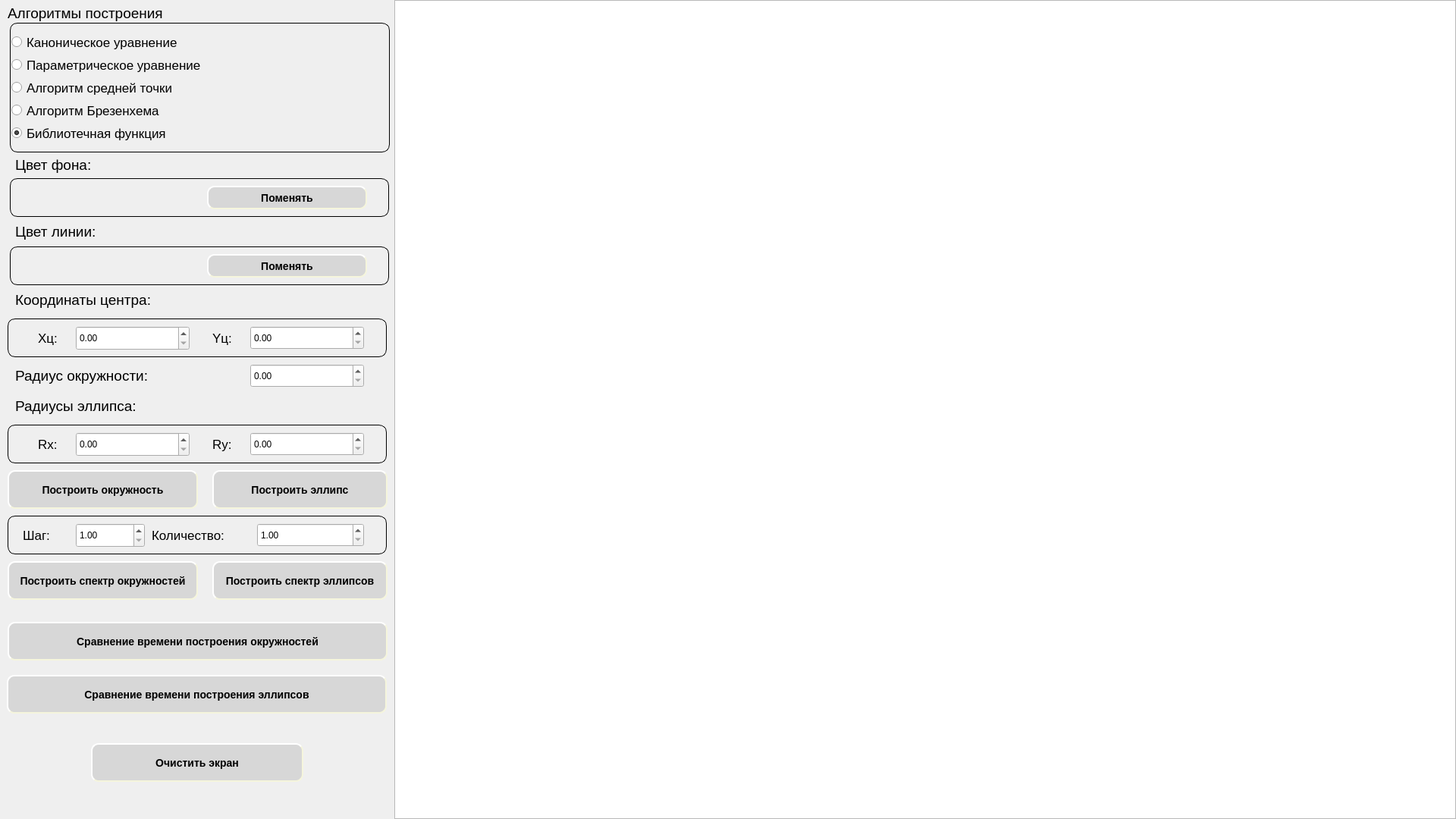
<?xml version="1.0" encoding="UTF-8"?>
<ui version="4.0">
 <class>MainWindow</class>
 <widget class="QMainWindow" name="MainWindow">
  <property name="geometry">
   <rect>
    <x>0</x>
    <y>0</y>
    <width>1920</width>
    <height>1080</height>
   </rect>
  </property>
  <property name="windowTitle">
   <string>MainWindow</string>
  </property>
  <widget class="QWidget" name="centralwidget">
   <widget class="QGroupBox" name="groupBox">
    <property name="geometry">
     <rect>
      <x>13</x>
      <y>30</y>
      <width>501</width>
      <height>171</height>
     </rect>
    </property>
    <property name="styleSheet">
     <string notr="true">.QGroupBox{
	border: 1px solid; 
	border-radius: 10px;
}</string>
    </property>
    <property name="title">
     <string/>
    </property>
    <widget class="QRadioButton" name="radioButton">
     <property name="geometry">
      <rect>
       <x>2</x>
       <y>10</y>
       <width>500</width>
       <height>31</height>
      </rect>
     </property>
     <property name="font">
      <font>
       <pointsize>13</pointsize>
      </font>
     </property>
     <property name="text">
      <string>Каноническое уравнение</string>
     </property>
     <property name="checked">
      <bool>false</bool>
     </property>
    </widget>
    <widget class="QRadioButton" name="radioButton_2">
     <property name="geometry">
      <rect>
       <x>2</x>
       <y>40</y>
       <width>500</width>
       <height>31</height>
      </rect>
     </property>
     <property name="font">
      <font>
       <pointsize>13</pointsize>
      </font>
     </property>
     <property name="text">
      <string>Параметрическое уравнение</string>
     </property>
    </widget>
    <widget class="QRadioButton" name="radioButton_3">
     <property name="geometry">
      <rect>
       <x>2</x>
       <y>70</y>
       <width>500</width>
       <height>31</height>
      </rect>
     </property>
     <property name="font">
      <font>
       <pointsize>13</pointsize>
      </font>
     </property>
     <property name="text">
      <string>Алгоритм средней точки</string>
     </property>
    </widget>
    <widget class="QRadioButton" name="radioButton_4">
     <property name="geometry">
      <rect>
       <x>2</x>
       <y>100</y>
       <width>500</width>
       <height>31</height>
      </rect>
     </property>
     <property name="font">
      <font>
       <pointsize>13</pointsize>
      </font>
     </property>
     <property name="text">
      <string>Алгоритм Брезенхема</string>
     </property>
    </widget>
    <widget class="QRadioButton" name="radioButton_6">
     <property name="geometry">
      <rect>
       <x>2</x>
       <y>130</y>
       <width>500</width>
       <height>31</height>
      </rect>
     </property>
     <property name="font">
      <font>
       <pointsize>13</pointsize>
      </font>
     </property>
     <property name="text">
      <string>Библиотечная функция</string>
     </property>
     <property name="checked">
      <bool>true</bool>
     </property>
    </widget>
   </widget>
   <widget class="QLabel" name="label">
    <property name="geometry">
     <rect>
      <x>10</x>
      <y>2</y>
      <width>381</width>
      <height>31</height>
     </rect>
    </property>
    <property name="font">
     <font>
      <pointsize>14</pointsize>
     </font>
    </property>
    <property name="text">
     <string>Алгоритмы построения</string>
    </property>
   </widget>
   <widget class="QGraphicsView" name="graphicsView">
    <property name="geometry">
     <rect>
      <x>520</x>
      <y>0</y>
      <width>1400</width>
      <height>1080</height>
     </rect>
    </property>
   </widget>
   <widget class="QGroupBox" name="groupBox_2">
    <property name="geometry">
     <rect>
      <x>13</x>
      <y>235</y>
      <width>500</width>
      <height>51</height>
     </rect>
    </property>
    <property name="styleSheet">
     <string notr="true">.QGroupBox{
	border: 1px solid; 
	border-radius: 10px;
}
</string>
    </property>
    <property name="title">
     <string/>
    </property>
    <widget class="QWidget" name="widget_back" native="true">
     <property name="geometry">
      <rect>
       <x>10</x>
       <y>10</y>
       <width>201</width>
       <height>31</height>
      </rect>
     </property>
     <property name="autoFillBackground">
      <bool>false</bool>
     </property>
    </widget>
    <widget class="QPushButton" name="btn_back_color">
     <property name="geometry">
      <rect>
       <x>260</x>
       <y>10</y>
       <width>211</width>
       <height>31</height>
      </rect>
     </property>
     <property name="styleSheet">
      <string notr="true">QPushButton {
    background-color: rgb(215,215,215);
    border-style: outset;
    border-width: 2px;
    border-radius: 10px;
    border-color: beige;
    font: bold 14px;
    min-width: 10em;
    padding: 6px;
}
QPushButton:pressed {
    background-color: rgb(205,205,205);
    border-style: inset;
}</string>
     </property>
     <property name="text">
      <string>Поменять</string>
     </property>
    </widget>
   </widget>
   <widget class="QGroupBox" name="groupBox_4">
    <property name="geometry">
     <rect>
      <x>13</x>
      <y>325</y>
      <width>500</width>
      <height>51</height>
     </rect>
    </property>
    <property name="styleSheet">
     <string notr="true">.QGroupBox{
	border: 1px solid; 
	border-radius: 10px;
}
</string>
    </property>
    <property name="title">
     <string/>
    </property>
    <widget class="QWidget" name="widget_line" native="true">
     <property name="geometry">
      <rect>
       <x>10</x>
       <y>10</y>
       <width>201</width>
       <height>31</height>
      </rect>
     </property>
     <property name="autoFillBackground">
      <bool>false</bool>
     </property>
    </widget>
    <widget class="QPushButton" name="btn_line_color">
     <property name="geometry">
      <rect>
       <x>260</x>
       <y>10</y>
       <width>211</width>
       <height>31</height>
      </rect>
     </property>
     <property name="styleSheet">
      <string notr="true">QPushButton {
    background-color: rgb(215,215,215);
    border-style: outset;
    border-width: 2px;
    border-radius: 10px;
    border-color: beige;
    font: bold 14px;
    min-width: 10em;
    padding: 6px;
}
QPushButton:pressed {
    background-color: rgb(205,205,205);
    border-style: inset;
}</string>
     </property>
     <property name="text">
      <string>Поменять</string>
     </property>
    </widget>
   </widget>
   <widget class="QLabel" name="label_2">
    <property name="geometry">
     <rect>
      <x>20</x>
      <y>202</y>
      <width>491</width>
      <height>31</height>
     </rect>
    </property>
    <property name="font">
     <font>
      <pointsize>14</pointsize>
     </font>
    </property>
    <property name="text">
     <string>Цвет фона:</string>
    </property>
   </widget>
   <widget class="QLabel" name="label_3">
    <property name="geometry">
     <rect>
      <x>20</x>
      <y>290</y>
      <width>491</width>
      <height>31</height>
     </rect>
    </property>
    <property name="font">
     <font>
      <pointsize>14</pointsize>
     </font>
    </property>
    <property name="text">
     <string>Цвет линии:</string>
    </property>
   </widget>
   <widget class="QGroupBox" name="groupBox_3">
    <property name="geometry">
     <rect>
      <x>10</x>
      <y>420</y>
      <width>500</width>
      <height>51</height>
     </rect>
    </property>
    <property name="styleSheet">
     <string notr="true">.QGroupBox{
	border: 1px solid; 
	border-radius: 10px;
}
</string>
    </property>
    <property name="title">
     <string/>
    </property>
    <widget class="QDoubleSpinBox" name="y_center">
     <property name="geometry">
      <rect>
       <x>320</x>
       <y>10</y>
       <width>150</width>
       <height>31</height>
      </rect>
     </property>
     <property name="minimum">
      <double>0.000000000000000</double>
     </property>
     <property name="maximum">
      <double>1080.000000000000000</double>
     </property>
    </widget>
    <widget class="QDoubleSpinBox" name="x_center">
     <property name="geometry">
      <rect>
       <x>90</x>
       <y>10</y>
       <width>150</width>
       <height>32</height>
      </rect>
     </property>
     <property name="maximum">
      <double>1400.000000000000000</double>
     </property>
    </widget>
    <widget class="QLabel" name="label_4">
     <property name="geometry">
      <rect>
       <x>270</x>
       <y>10</y>
       <width>51</width>
       <height>31</height>
      </rect>
     </property>
     <property name="font">
      <font>
       <pointsize>13</pointsize>
      </font>
     </property>
     <property name="text">
      <string>Yц:</string>
     </property>
    </widget>
    <widget class="QLabel" name="label_5">
     <property name="geometry">
      <rect>
       <x>40</x>
       <y>10</y>
       <width>51</width>
       <height>31</height>
      </rect>
     </property>
     <property name="font">
      <font>
       <pointsize>13</pointsize>
      </font>
     </property>
     <property name="text">
      <string>Xц:</string>
     </property>
    </widget>
   </widget>
   <widget class="QLabel" name="label_6">
    <property name="geometry">
     <rect>
      <x>20</x>
      <y>380</y>
      <width>491</width>
      <height>31</height>
     </rect>
    </property>
    <property name="font">
     <font>
      <pointsize>14</pointsize>
     </font>
    </property>
    <property name="text">
     <string>Координаты центра:</string>
    </property>
   </widget>
   <widget class="QGroupBox" name="groupBox_5">
    <property name="geometry">
     <rect>
      <x>10</x>
      <y>560</y>
      <width>500</width>
      <height>51</height>
     </rect>
    </property>
    <property name="styleSheet">
     <string notr="true">.QGroupBox{
	border: 1px solid; 
	border-radius: 10px;
}
</string>
    </property>
    <property name="title">
     <string/>
    </property>
    <widget class="QDoubleSpinBox" name="radius_y">
     <property name="geometry">
      <rect>
       <x>320</x>
       <y>10</y>
       <width>150</width>
       <height>31</height>
      </rect>
     </property>
     <property name="maximum">
      <double>1080.000000000000000</double>
     </property>
    </widget>
    <widget class="QDoubleSpinBox" name="radius_x">
     <property name="geometry">
      <rect>
       <x>90</x>
       <y>10</y>
       <width>150</width>
       <height>32</height>
      </rect>
     </property>
     <property name="maximum">
      <double>1400.000000000000000</double>
     </property>
    </widget>
    <widget class="QLabel" name="label_7">
     <property name="geometry">
      <rect>
       <x>270</x>
       <y>10</y>
       <width>51</width>
       <height>31</height>
      </rect>
     </property>
     <property name="font">
      <font>
       <pointsize>13</pointsize>
      </font>
     </property>
     <property name="text">
      <string>Ry:</string>
     </property>
    </widget>
    <widget class="QLabel" name="label_8">
     <property name="geometry">
      <rect>
       <x>40</x>
       <y>10</y>
       <width>51</width>
       <height>31</height>
      </rect>
     </property>
     <property name="font">
      <font>
       <pointsize>13</pointsize>
      </font>
     </property>
     <property name="text">
      <string>Rx:</string>
     </property>
    </widget>
   </widget>
   <widget class="QLabel" name="label_9">
    <property name="geometry">
     <rect>
      <x>20</x>
      <y>480</y>
      <width>231</width>
      <height>31</height>
     </rect>
    </property>
    <property name="font">
     <font>
      <pointsize>14</pointsize>
     </font>
    </property>
    <property name="text">
     <string>Радиус окружности:</string>
    </property>
   </widget>
   <widget class="QPushButton" name="btn_draw_circle">
    <property name="geometry">
     <rect>
      <x>10</x>
      <y>620</y>
      <width>251</width>
      <height>51</height>
     </rect>
    </property>
    <property name="styleSheet">
     <string notr="true">QPushButton {
    background-color: rgb(215,215,215);
    border-style: outset;
    border-width: 2px;
    border-radius: 10px;
    border-color: beige;
    font: bold 14px;
    min-width: 10em;
    padding: 6px;
}
QPushButton:pressed {
    background-color: rgb(205,205,205);
    border-style: inset;
}</string>
    </property>
    <property name="text">
     <string>Построить окружность</string>
    </property>
   </widget>
   <widget class="QGroupBox" name="groupBox_6">
    <property name="geometry">
     <rect>
      <x>10</x>
      <y>680</y>
      <width>500</width>
      <height>51</height>
     </rect>
    </property>
    <property name="styleSheet">
     <string notr="true">.QGroupBox{
	border: 1px solid; 
	border-radius: 10px;
}
</string>
    </property>
    <property name="title">
     <string/>
    </property>
    <widget class="QDoubleSpinBox" name="number">
     <property name="geometry">
      <rect>
       <x>329</x>
       <y>10</y>
       <width>141</width>
       <height>31</height>
      </rect>
     </property>
     <property name="minimum">
      <double>1.000000000000000</double>
     </property>
     <property name="maximum">
      <double>540.000000000000000</double>
     </property>
    </widget>
    <widget class="QDoubleSpinBox" name="step">
     <property name="geometry">
      <rect>
       <x>90</x>
       <y>10</y>
       <width>91</width>
       <height>32</height>
      </rect>
     </property>
     <property name="minimum">
      <double>1.000000000000000</double>
     </property>
     <property name="maximum">
      <double>359.000000000000000</double>
     </property>
    </widget>
    <widget class="QLabel" name="label_12">
     <property name="geometry">
      <rect>
       <x>190</x>
       <y>10</y>
       <width>141</width>
       <height>31</height>
      </rect>
     </property>
     <property name="font">
      <font>
       <pointsize>13</pointsize>
      </font>
     </property>
     <property name="text">
      <string>Количество:</string>
     </property>
    </widget>
    <widget class="QLabel" name="label_13">
     <property name="geometry">
      <rect>
       <x>20</x>
       <y>10</y>
       <width>61</width>
       <height>31</height>
      </rect>
     </property>
     <property name="font">
      <font>
       <pointsize>13</pointsize>
      </font>
     </property>
     <property name="text">
      <string>Шаг:</string>
     </property>
    </widget>
   </widget>
   <widget class="QPushButton" name="btn_drawspectre_circle">
    <property name="geometry">
     <rect>
      <x>10</x>
      <y>740</y>
      <width>251</width>
      <height>51</height>
     </rect>
    </property>
    <property name="styleSheet">
     <string notr="true">QPushButton {
    background-color: rgb(215,215,215);
    border-style: outset;
    border-width: 2px;
    border-radius: 10px;
    border-color: beige;
    font: bold 14px;
    min-width: 10em;
    padding: 6px;
}
QPushButton:pressed {
    background-color: rgb(205,205,205);
    border-style: inset;
}</string>
    </property>
    <property name="text">
     <string>Построить спектр окружностей</string>
    </property>
   </widget>
   <widget class="QPushButton" name="btn_compare_time_circle">
    <property name="geometry">
     <rect>
      <x>10</x>
      <y>820</y>
      <width>501</width>
      <height>51</height>
     </rect>
    </property>
    <property name="styleSheet">
     <string notr="true">QPushButton {
    background-color: rgb(215,215,215);
    border-style: outset;
    border-width: 2px;
    border-radius: 10px;
    border-color: beige;
    font: bold 14px;
    min-width: 10em;
    padding: 6px;
}
QPushButton:pressed {
    background-color: rgb(205,205,205);
    border-style: inset;
}</string>
    </property>
    <property name="text">
     <string>Сравнение времени построения окружностей</string>
    </property>
   </widget>
   <widget class="QPushButton" name="btn_compare_time_ellipse">
    <property name="geometry">
     <rect>
      <x>9</x>
      <y>890</y>
      <width>501</width>
      <height>51</height>
     </rect>
    </property>
    <property name="styleSheet">
     <string notr="true">QPushButton {
    background-color: rgb(215,215,215);
    border-style: outset;
    border-width: 2px;
    border-radius: 10px;
    border-color: beige;
    font: bold 14px;
    min-width: 10em;
    padding: 6px;
}
QPushButton:pressed {
    background-color: rgb(205,205,205);
    border-style: inset;
}</string>
    </property>
    <property name="text">
     <string>Сравнение времени построения эллипсов</string>
    </property>
   </widget>
   <widget class="QPushButton" name="btn_clearscreen">
    <property name="geometry">
     <rect>
      <x>120</x>
      <y>980</y>
      <width>280</width>
      <height>51</height>
     </rect>
    </property>
    <property name="styleSheet">
     <string notr="true">QPushButton {
    background-color: rgb(215,215,215);
    border-style: outset;
    border-width: 2px;
    border-radius: 10px;
    border-color: beige;
    font: bold 14px;
    min-width: 10em;
    padding: 6px;
}
QPushButton:pressed {
    background-color: rgb(205,205,205);
    border-style: inset;
}</string>
    </property>
    <property name="text">
     <string>Очистить экран</string>
    </property>
   </widget>
   <widget class="QLabel" name="label_10">
    <property name="geometry">
     <rect>
      <x>20</x>
      <y>520</y>
      <width>231</width>
      <height>31</height>
     </rect>
    </property>
    <property name="font">
     <font>
      <pointsize>14</pointsize>
     </font>
    </property>
    <property name="text">
     <string>Радиусы эллипса:</string>
    </property>
   </widget>
   <widget class="QDoubleSpinBox" name="radius">
    <property name="geometry">
     <rect>
      <x>330</x>
      <y>480</y>
      <width>150</width>
      <height>31</height>
     </rect>
    </property>
    <property name="maximum">
     <double>1080.000000000000000</double>
    </property>
   </widget>
   <widget class="QPushButton" name="btn_draw_ellipse">
    <property name="geometry">
     <rect>
      <x>280</x>
      <y>620</y>
      <width>231</width>
      <height>51</height>
     </rect>
    </property>
    <property name="styleSheet">
     <string notr="true">QPushButton {
    background-color: rgb(215,215,215);
    border-style: outset;
    border-width: 2px;
    border-radius: 10px;
    border-color: beige;
    font: bold 14px;
    min-width: 10em;
    padding: 6px;
}
QPushButton:pressed {
    background-color: rgb(205,205,205);
    border-style: inset;
}</string>
    </property>
    <property name="text">
     <string>Построить эллипс</string>
    </property>
   </widget>
   <widget class="QPushButton" name="btn_drawspectre_ellipse">
    <property name="geometry">
     <rect>
      <x>280</x>
      <y>740</y>
      <width>231</width>
      <height>51</height>
     </rect>
    </property>
    <property name="styleSheet">
     <string notr="true">QPushButton {
    background-color: rgb(215,215,215);
    border-style: outset;
    border-width: 2px;
    border-radius: 10px;
    border-color: beige;
    font: bold 14px;
    min-width: 10em;
    padding: 6px;
}
QPushButton:pressed {
    background-color: rgb(205,205,205);
    border-style: inset;
}</string>
    </property>
    <property name="text">
     <string>Построить спектр эллипсов</string>
    </property>
   </widget>
  </widget>
 </widget>
 <resources/>
 <connections/>
</ui>
